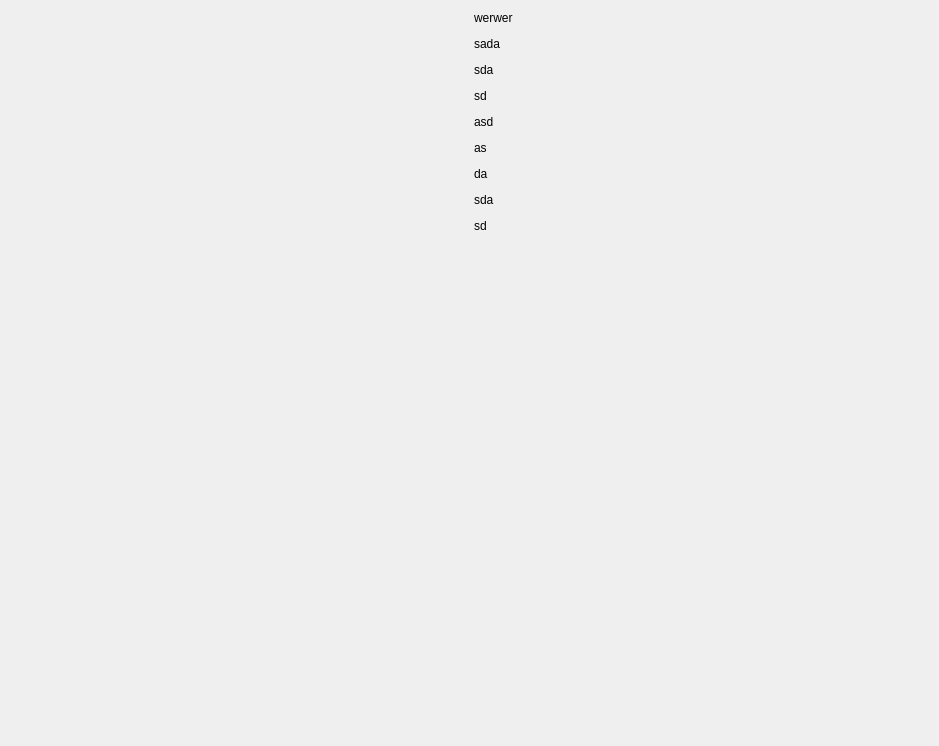
<?xml version="1.0" encoding="UTF-8"?>
<ui version="4.0">
 <class>MainWindow</class>
 <widget class="QMainWindow" name="MainWindow">
  <property name="geometry">
   <rect>
    <x>0</x>
    <y>0</y>
    <width>939</width>
    <height>746</height>
   </rect>
  </property>
  <property name="windowTitle">
   <string>Crimes in Chicago</string>
  </property>
  <property name="windowIcon">
   <iconset resource="../resources/images.qrc">
    <normaloff>:/images/chicago_icon.png</normaloff>:/images/chicago_icon.png</iconset>
  </property>
  <widget class="QWidget" name="centralWidget">
   <widget class="QWidget" name="horizontalLayoutWidget">
    <property name="geometry">
     <rect>
      <x>0</x>
      <y>0</y>
      <width>941</width>
      <height>747</height>
     </rect>
    </property>
    <layout class="QHBoxLayout" name="horizontalLayout">
     <item>
      <widget class="QLabel" name="map">
       <property name="text">
        <string/>
       </property>
       <property name="pixmap">
        <pixmap resource="../resources/images.qrc">:/images/chicago_map.jpeg</pixmap>
       </property>
       <property name="scaledContents">
        <bool>false</bool>
       </property>
       <property name="wordWrap">
        <bool>false</bool>
       </property>
      </widget>
     </item>
     <item>
      <widget class="QLabel" name="possibilities">
       <property name="text">
        <string>&lt;html&gt;&lt;head/&gt;&lt;body&gt;&lt;p&gt;werwer&lt;/p&gt;&lt;p&gt;sada&lt;/p&gt;&lt;p&gt;sda&lt;/p&gt;&lt;p&gt;sd&lt;/p&gt;&lt;p&gt;asd&lt;/p&gt;&lt;p&gt;as&lt;/p&gt;&lt;p&gt;da&lt;/p&gt;&lt;p&gt;sda&lt;/p&gt;&lt;p&gt;sd&lt;/p&gt;&lt;/body&gt;&lt;/html&gt;</string>
       </property>
       <property name="textFormat">
        <enum>Qt::RichText</enum>
       </property>
       <property name="alignment">
        <set>Qt::AlignLeading|Qt::AlignLeft|Qt::AlignTop</set>
       </property>
      </widget>
     </item>
    </layout>
   </widget>
  </widget>
 </widget>
 <layoutdefault spacing="6" margin="11"/>
 <resources>
  <include location="../resources/images.qrc"/>
 </resources>
 <connections>
  <connection>
   <sender>map</sender>
   <signal>linkActivated(QString)</signal>
   <receiver>possibilities</receiver>
   <slot>setText(QString)</slot>
   <hints>
    <hint type="sourcelabel">
     <x>234</x>
     <y>373</y>
    </hint>
    <hint type="destinationlabel">
     <x>706</x>
     <y>373</y>
    </hint>
   </hints>
  </connection>
 </connections>
</ui>
